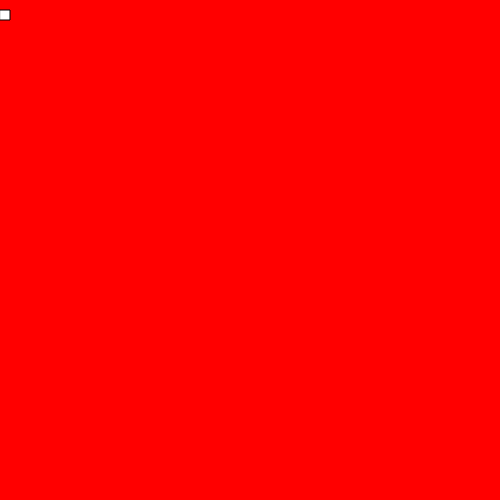
Frame 1 (no input)
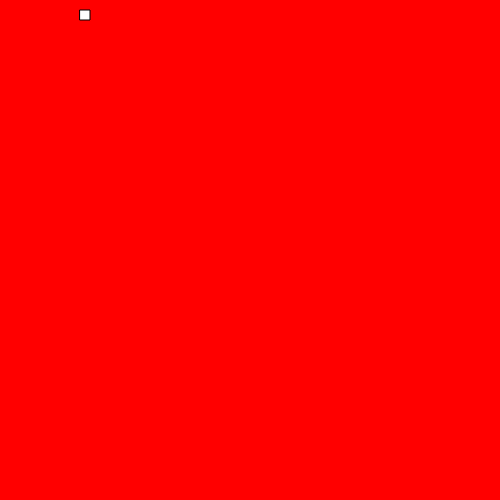
Frame 60 (no input)
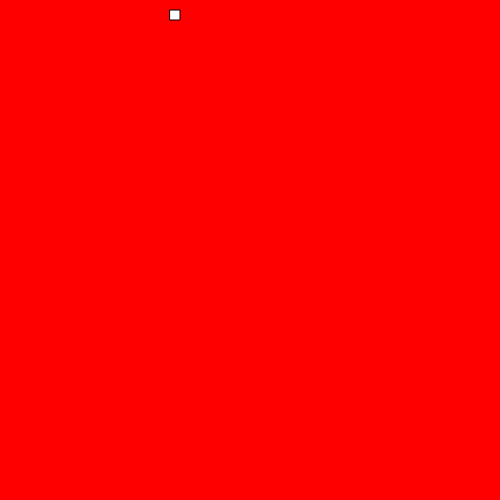
Frame 120 (the mouse pressed at the canvas centre since frame 60)

The p5.js sketch that drew these frames (run headless with seeded random() and noise() and a simulated clock; from frame 60 on, the mouse is pressed at the canvas centre):

// p5.js sketch
// ── sketch.js
var x=0;


function setup() {
  createCanvas(500,500);


}

function draw() {
  background("red");
rect(x,10,10,10);

x= x+10;
if(x> width){
  x=0;
}




}
